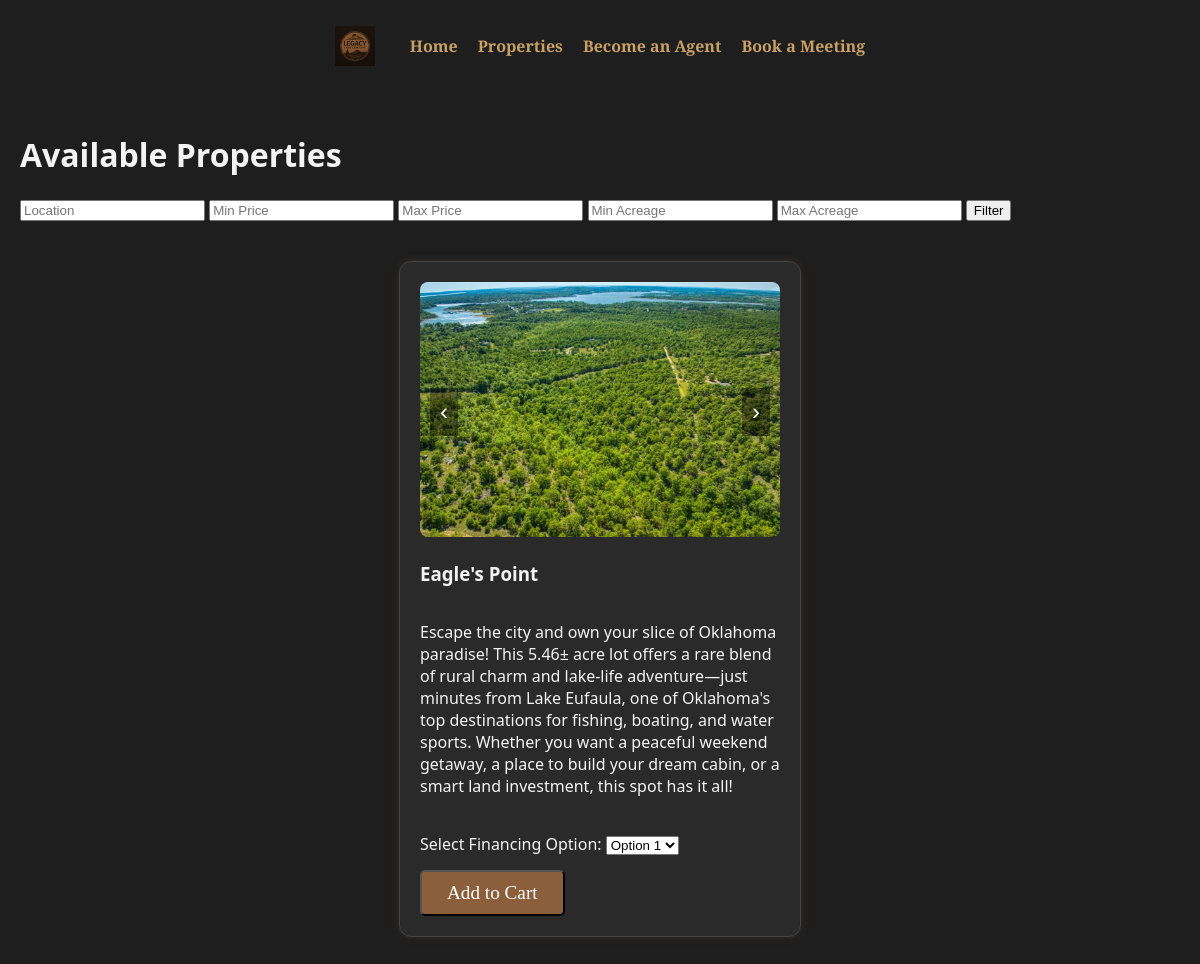
Before: /properties/ with the older database file.
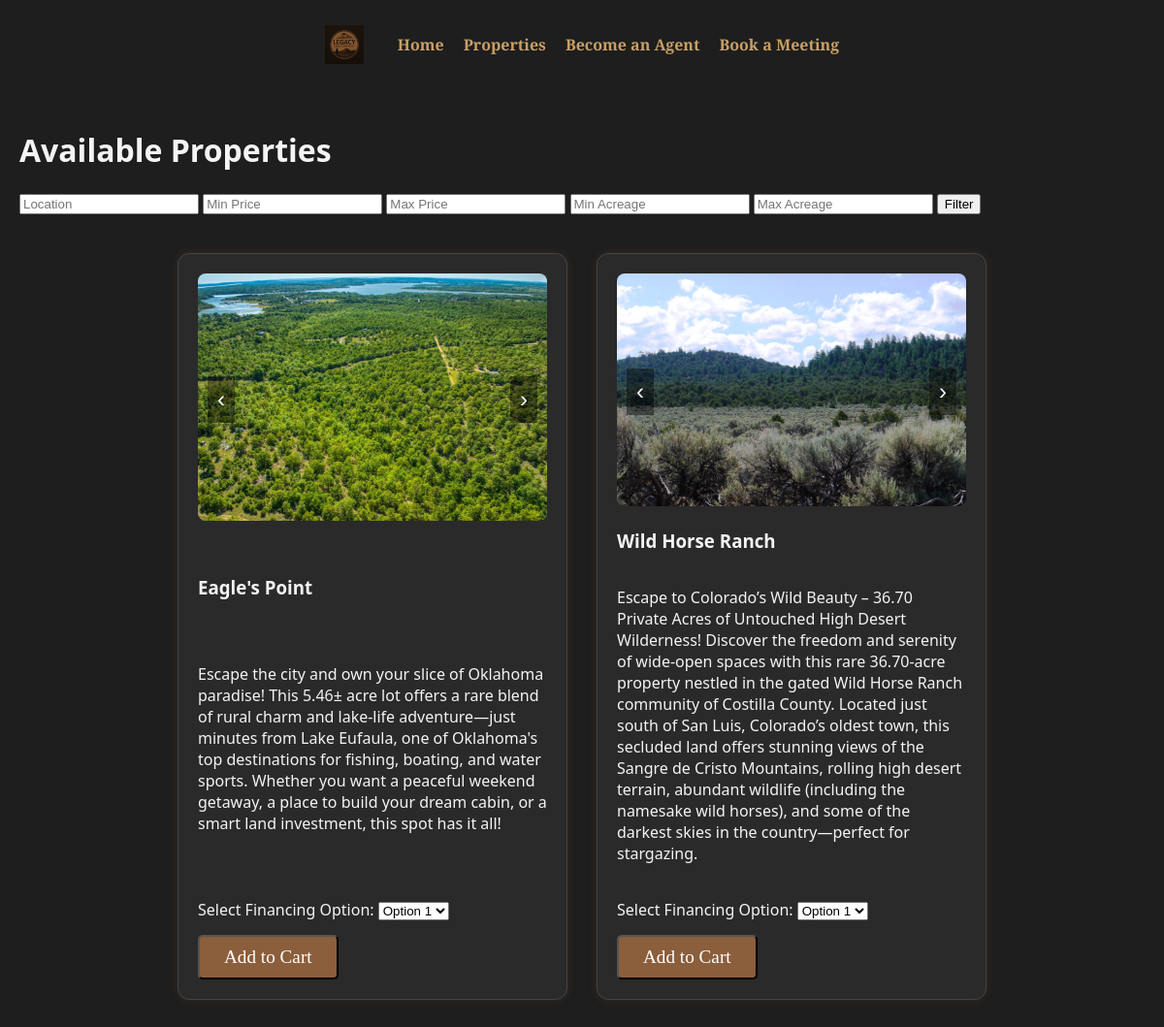
After: the same page with the newer database file.
### core/models.py (models this page shows, shortened)
class PropertyImage(models.Model):
    property = models.ForeignKey(Property, related_name='images', on_delete=models.CASCADE)
    image = models.ImageField(upload_to='property_images/')

class Property(models.Model):
    title = models.CharField(max_length=200)
    description = models.TextField()
    location = models.CharField(max_length=100)
    acreage = models.DecimalField(max_digits=7, decimal_places=2)
    term_years_1 = models.IntegerField(blank=True, null=True)
    monthly_payment_1 = models.DecimalField(max_digits=10, decimal_places=2, blank=True, null=True)
    down_payment_1 = models.DecimalField(max_digits=10, decimal_places=2, blank=True, null=True)
    total_price_1 = models.DecimalField(max_digits=12, decimal_places=2, blank=True, null=True)
    interest_1 = models.DecimalField(max_digits=5, decimal_places=2, blank=True, null=True)
    financing_note_1=models.TextField(blank=True, help_text="Optional custom financing message")
    term_years_2 = models.IntegerField(blank=True, null=True)
    monthly_payment_2 = models.DecimalField(max_digits=10, decimal_places=2, blank=True, null=True)
    down_payment_2 = models.DecimalField(max_digits=10, decimal_places=2, blank=True, null=True)
    total_price_2 = models.DecimalField(max_digits=12, decimal_places=2, blank=True, null=True)
    interest_2 = models.DecimalField(max_digits=5, decimal_places=2, blank=True, null=True)
    financing_note_2=models.TextField(blank=True, help_text="Optional custom financing message")
    term_years_3 = models.IntegerField(blank=True, null=True)
    monthly_payment_3 = models.DecimalField(max_digits=10, decimal_places=2, blank=True, null=True)
    down_payment_3 = models.DecimalField(max_digits=10, decimal_places=2, blank=True, null=True)
    total_price_3 = models.DecimalField(max_digits=12, decimal_places=2, blank=True, null=True)
    interest_3 = models.DecimalField(max_digits=5, decimal_places=2, blank=True, null=True)
    financing_note_3=models.TextField(blank=True, help_text="Optional custom financing message")

### core/views.py (the view)
# urls.py: path('properties/', core_views.property_list, name='property_list'),
def property_list(request):
    properties = Property.objects.all()
    location = request.GET.get('location')
    min_price = request.GET.get('min_price')
    max_price = request.GET.get('max_price')
    min_acreage = request.GET.get('min_acreage')
    max_acreage = request.GET.get('max_acreage')
    if location:
        properties = properties.filter(location__icontains=location)
    if min_price:
        properties = properties.filter(price__gte=min_price)
    if max_price:
        properties = properties.filter(price__lte=max_price)
    if min_acreage:
        properties = properties.filter(acreage__gte=min_acreage)
    if max_acreage:
        properties = properties.filter(acreage__lte=max_acreage)
    return render(request, 'core/property_list.html', {'properties': properties})

### core/templates/core/property_list.html (shortened to what this page needs)
{% extends "core/base.html" %}
{% block content %}
<h1>Available Properties</h1>
<form method="get">
    <input type="text" name="location" placeholder="Location">
    <input type="number" name="min_price" placeholder="Min Price">
    <input type="number" name="max_price" placeholder="Max Price">
    <input type="number" name="min_acreage" placeholder="Min Acreage">
    <input type="number" name="max_acreage" placeholder="Max Acreage">
    <button type="submit">Filter</button>
</form>
<div class="property-list-wrapper" style="margin-top: 20px;">
    {% for property in properties %}
        <div class="property-card">
            <div class="property-slideshow" data-property-id="{{ property.id }}">
                {% for image in property.images.all %}
                    <img src="{{ image.image.url }}" alt="{{ property.title }}" class="slide-{{ property.id }}"{% if not forloop.first %} style="display:none;"{% endif %}>
                {% endfor %}
                {% if property.images.count > 1 %}
                    <button onclick="prevSlide('{{ property.id }}')">‹</button>
                    <button onclick="nextSlide('{{ property.id }}')">›</button>
                {% endif %}
            </div>
            <h3>{{ property.title }}</h3>
            <p>{{ property.description }}</p>
            <form method="post" action="{% url 'add_to_cart' property.id %}">
                <label for="financing_option_{{ property.id }}">Select Financing Option:</label>
                <select name="financing_option" id="financing_option_{{ property.id }}" required>
                    {% if property.monthly_payment_1 %}
                        <option value="1">Option 1</option>
                    {% endif %}
                </select>
                <button type="submit" class="cta-button">Add to Cart</button>
            </form>
        </div>
    {% endfor %}
</div>
{% endblock %}

### core/templates/core/base.html (shortened to what this page needs)
{% load static %}
<!DOCTYPE html>
<html lang="en">
<head>
</head>
<body>
    <nav>
        <a href="{% url 'home' %}">
            <img src="{% static 'core/images/legacylogo.png' %}" alt="Legacy Land Company Logo" style="height: 40px; vertical-align: middle; margin-right: 15px;">
        </a>
            <a href="{% url 'home' %}">Home</a>
            <a href="{% url 'property_list' %}">Properties</a>
            <a href="{% url 'become_agent' %}">Become an Agent</a>
            <a href="{% url 'book_meeting' %}">Book a Meeting</a>
        </nav>
    <div class="content">
        {% block content %}{% endblock %}
    </div>
</body>
</html>

### core/templates/core/base.html (style rules this page uses)
.property-card form { margin-top: 20px; }
.cta-button { margin-top: 15px; }
:root { --bg-dark: #1e1e1e; --accent-brown: #8b5e3c; --accent-light: #c9a066; --text-light: #f4f4f4; }
body { margin: 0; font-family: 'Segoe UI', sans-serif; background-color: var(--bg-dark); color: var(--text-light); }
nav { display: flex; align-items: center; font-family: 'Playfair Display', serif; justify-content: center; flex-wrap: wrap; padding: 1rem; }
nav a { color: var(--accent-light); margin: 10px; text-decoration: none; font-weight: bold; position: relative; transition: all 0.3s ease; }
.content { padding: 20px; }
.property-list-wrapper { display: flex; flex-wrap: wrap; gap: 30px; justify-content: center; padding: 20px 0; }
.property-card { background-color: #2a2a2a; border: 1px solid #444; border-radius: 12px; width: 360px; padding: 20px; box-shadow: 0 0 10px rgba(139, 94, 60, 0.2); transition: transform 0.3s ease, box-shadow 0.3s ease; display: flex; flex-direction: column; justify-content: space-between; }
.property-slideshow { position: relative; text-align: center; }
.property-slideshow button { position: absolute; top: 50%; transform: translateY(-50%); background: rgba(0,0,0,0.4); color: white; border: none; padding: 10px; font-size: 1.5em; cursor: pointer; z-index: 1; }
.property-slideshow button:first-of-type { left: 10px; }
.property-slideshow button:last-of-type { right: 10px; }
.property-slideshow img { width: 100%; height: auto; object-fit: contain; border-radius: 8px; }
.cta-button { font-size: 1.2em; padding: 10px 25px; font-family: 'Playfair Display', serif; background-color: var(--accent-brown); color: white; text-decoration: none; border-radius: 5px; transition: background-color 0.3s ease, box-shadow 0.3s ease; }

Changed rows visible on the page:
added Property: title "Wild Horse Ranch", description "Escape to Colorado’s Wild Beauty – 36.70 Private Acres of Untouched High Desert Wilderness! Discover the freedom and serenity of wide-open spaces with this rare 36.70-acre property nestled in the gated Wild Horse Ranch community of Costilla County. Located just south of San Luis, Colorado’s oldest town, this secluded land offers stunning views of the Sangre de Cristo Mountains, rolling high desert terrain, abundant wildlife (including the namesake wild horses), and some of the darkest skies in the country—perfect for stargazing.", financing_option "Option 1"
added PropertyImage: image (picture), shown under "Wild Horse Ranch"
